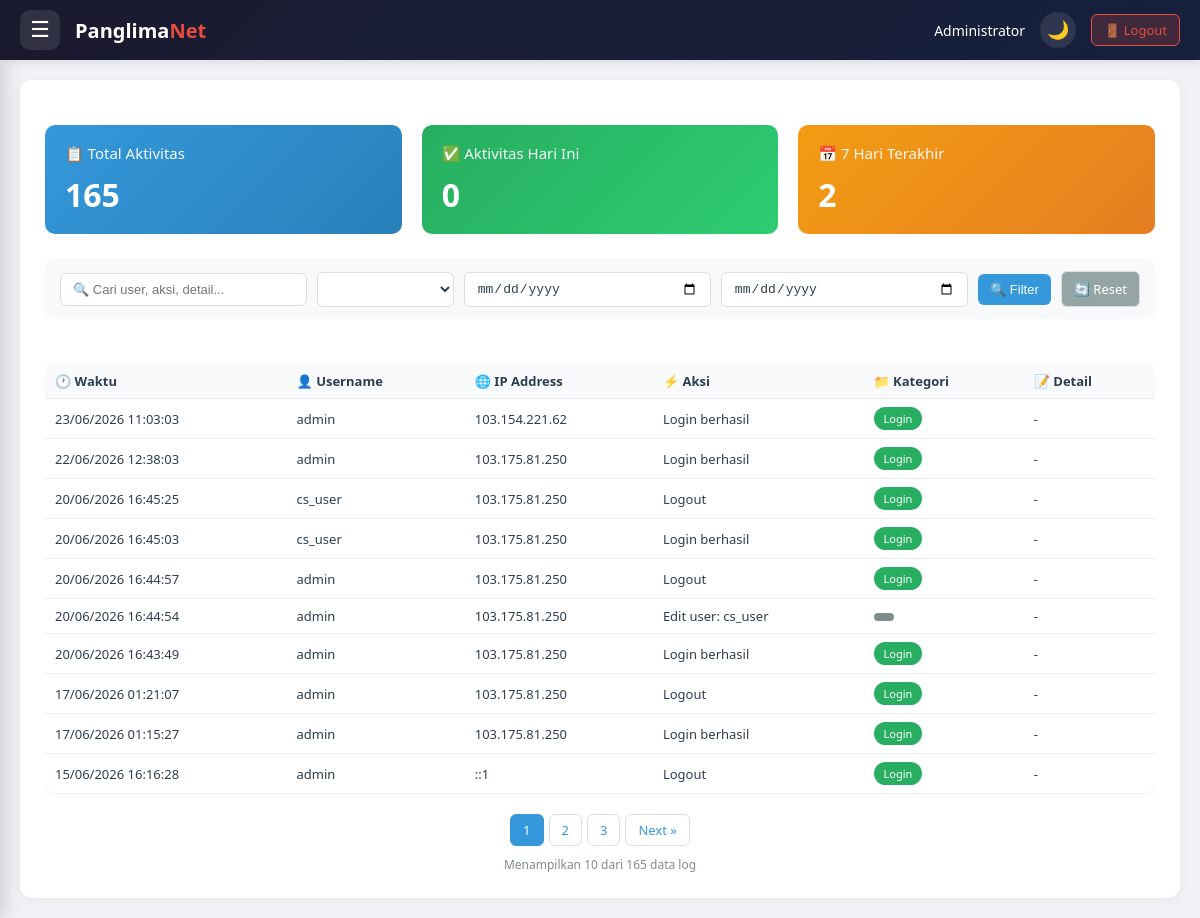
The app's page /index.php?page=log_cs (signed in) with its own data.
### tables this page shows
CREATE TABLE `log_aktivitas` (
  `id` int NOT NULL,
  `username` varchar(50) NOT NULL,
  `ip_address` varchar(45) DEFAULT NULL,
  `aksi` varchar(255) NOT NULL,
  `kategori` enum('Login','Pencarian','Sync','Router','Akses','System') DEFAULT 'Akses',
  `detail` text,
  `data_sebelum` text,
  `data_sesudah` text,
  `user_agent` text,
  `created_at` datetime DEFAULT CURRENT_TIMESTAMP
);

### index.php (called while the page is built, shortened)
<?php
include 'menu.php';
?>

### pages/log_cs.php (the view, shortened to what this page needs)
<?php
$currentUserRole = $_SESSION['role'] ?? 'cs_user';
$allowedUsernames = [];
if ($currentUserRole == 'cs_user') {
    $allowedUsernames = ['cs_user'];
    $roleLabel = 'CS';
    $roleColor = '#3498db';
}
elseif ($currentUserRole == 'admin') {
    $allowedUsernames = ['admin', 'cs_user'];
}
elseif ($currentUserRole == 'super_admin') {
    $allowedUsernames = [];
    $roleLabel = 'Super Admin';
    $roleColor = '#e74c3c';
}
else {
    $allowedUsernames = ['cs_user'];
    $roleLabel = 'CS';
    $roleColor = '#3498db';
}
$page = isset($_GET['page_num']) ? max(1, intval($_GET['page_num'])) : 1;
$perPage = 10;
$offset = ($page - 1) * $perPage;
$search = isset($_GET['search']) ? trim($_GET['search']) : '';
$kategori = isset($_GET['kategori']) ? $_GET['kategori'] : '';
$date_from = isset($_GET['date_from']) ? $_GET['date_from'] : '';
$date_to = isset($_GET['date_to']) ? $_GET['date_to'] : '';
$where = [];
$params = [];
if (!empty($allowedUsernames)) {
    $placeholders = implode(',', array_fill(0, count($allowedUsernames), '?'));
    $where[] = "username IN ($placeholders)";
    foreach ($allowedUsernames as $username) {
        $params[] = $username;
    }
}
$whereClause = $where ? "WHERE " . implode(" AND ", $where) : "";
$baseSql = "FROM log_aktivitas $whereClause";
$countStmt = $pdo->prepare("SELECT COUNT(*) as total $baseSql");
$countStmt->execute($params);
$total = $countStmt->fetch()['total'];
$totalPages = ceil($total / $perPage);
$sql = "SELECT * $baseSql ORDER BY created_at DESC LIMIT $offset, $perPage";
$stmt = $pdo->prepare($sql);
$stmt->execute($params);
$logs = $stmt->fetchAll();
$catConditions = [];
$catParams = [];
if (!empty($allowedUsernames)) {
    $placeholders = implode(',', array_fill(0, count($allowedUsernames), '?'));
    $catConditions[] = "username IN ($placeholders)";
    foreach ($allowedUsernames as $username) {
        $catParams[] = $username;
    }
}
$catConditions[] = "kategori IS NOT NULL";
$catWhereClause = !empty($catConditions) ? "WHERE " . implode(" AND ", $catConditions) : "";
$catSql = "SELECT DISTINCT kategori FROM log_aktivitas $catWhereClause ORDER BY kategori";
$catStmt = $pdo->prepare($catSql);
$catStmt->execute($catParams);
$categories = $catStmt->fetchAll();
if (!empty($allowedUsernames)) {
    $placeholders = implode(',', array_fill(0, count($allowedUsernames), '?'));
    $totalSql = "SELECT COUNT(*) as total FROM log_aktivitas WHERE username IN ($placeholders)";
    $totalParams = $allowedUsernames;
} else {
    $totalSql = "SELECT COUNT(*) as total FROM log_aktivitas";
    $totalParams = [];
}
$stmtTotal = $pdo->prepare($totalSql);
$stmtTotal->execute($totalParams);
$totalActivity = $stmtTotal->fetch()['total'];
if (!empty($allowedUsernames)) {
    $placeholders = implode(',', array_fill(0, count($allowedUsernames), '?'));
    $todaySql = "SELECT COUNT(*) as total FROM log_aktivitas WHERE username IN ($placeholders) AND DATE(created_at) = CURDATE()";
    $todayParams = $allowedUsernames;
} else {
    $todaySql = "SELECT COUNT(*) as total FROM log_aktivitas WHERE DATE(created_at) = CURDATE()";
    $todayParams = [];
}
$stmtToday = $pdo->prepare($todaySql);
$stmtToday->execute($todayParams);
$todayActivity = $stmtToday->fetch()['total'];
if (!empty($allowedUsernames)) {
    $placeholders = implode(',', array_fill(0, count($allowedUsernames), '?'));
    $weekSql = "SELECT COUNT(*) as total FROM log_aktivitas WHERE username IN ($placeholders) AND created_at >= DATE_SUB(NOW(), INTERVAL 7 DAY)";
    $weekParams = $allowedUsernames;
} else {
    $weekSql = "SELECT COUNT(*) as total FROM log_aktivitas WHERE created_at >= DATE_SUB(NOW(), INTERVAL 7 DAY)";
    $weekParams = [];
}
$stmtWeek = $pdo->prepare($weekSql);
$stmtWeek->execute($weekParams);
$weekActivity = $stmtWeek->fetch()['total'];
?>
<div class="stats-grid">
    <div class="stat-card" style="background: linear-gradient(135deg, #3498db, #2980b9);">
        <h4>📋 Total Aktivitas</h4>
        <div class="value"><?php echo number_format($totalActivity); ?></div>
    </div>
    <div class="stat-card" style="background: linear-gradient(135deg, #27ae60, #2ecc71);">
        <h4>✅ Aktivitas Hari Ini</h4>
        <div class="value"><?php echo number_format($todayActivity); ?></div>
    </div>
    <div class="stat-card" style="background: linear-gradient(135deg, #f39c12, #e67e22);">
        <h4>📅 7 Hari Terakhir</h4>
        <div class="value"><?php echo number_format($weekActivity); ?></div>
    </div>
</div>
<form method="GET" class="filter-bar">
    <input type="text" name="search" placeholder="🔍 Cari user, aksi, detail..." value="<?php echo htmlspecialchars($search); ?>">
    <select name="kategori">
        <?php foreach ($categories as $cat): ?>
        <option value="<?php echo htmlspecialchars($cat['kategori']); ?>" <?php echo $kategori == $cat['kategori'] ? 'selected' : ''; ?>>
        </option>
        <?php endforeach; ?>
    </select>
    <input type="date" name="date_from" value="<?php echo htmlspecialchars($date_from); ?>" placeholder="📅 Dari tanggal">
    <input type="date" name="date_to" value="<?php echo htmlspecialchars($date_to); ?>" placeholder="📅 Sampai tanggal">
    <button type="submit" class="btn-primary">🔍 Filter</button>
    <a href="?page=log_cs" class="btn-warning">🔄 Reset</a>
</form>
<div style="overflow-x: auto;">
    <table class="data-table">
        <thead>
            <tr>
                <th>🕐 Waktu</th>
                <th>👤 Username</th>
                <th>🌐 IP Address</th>
                <th>⚡ Aksi</th>
                <th>📁 Kategori</th>
                <th>📝 Detail</th>
            </tr>
        </thead>
        <tbody>
            <?php foreach ($logs as $log): ?>
            <tr>
                <td><?php echo date('d/m/Y H:i:s', strtotime($log['created_at'])); ?></td>
                <td><?php echo htmlspecialchars($log['username']); ?></td>
                <td><?php echo htmlspecialchars($log['ip_address']); ?></div>
                <td><?php echo htmlspecialchars($log['aksi']); ?></div>
                <td>
                    <span class="badge" style="background: <?php
                        $colors = ['Login' => '#27ae60', 'Pencarian' => '#3498db', 'Sync' => '#f39c12', 'Router' => '#9b59b6', 'Akses' => '#1abc9c', 'System' => '#95a5a6'];
                        echo $colors[$log['kategori']] ?? '#7f8c8d';
                    ?>; color:white;">
                        <?php echo htmlspecialchars($log['kategori']); ?>
                    </span>
                </div>
                <td><?php echo htmlspecialchars($log['detail'] ?? '-'); ?></div>
            </tr>
            <?php endforeach; ?>
<?php if ($totalPages > 1): ?>
<div class="pagination">
    <?php
    $start = max(1, $page - 2);
    $end = min($totalPages, $page + 2);
    for ($i = $start; $i <= $end; $i++):
    ?>
        <?php if ($i == $page): ?>
        <span class="active"><?php echo $i; ?></span>
        <?php else: ?>
        <a href="?page=log_cs&page_num=<?php echo $i; ?>&search=<?php echo urlencode($search); ?>&kategori=<?php echo urlencode($kategori); ?>&date_from=<?php echo urlencode($date_from); ?>&date_to=<?php echo urlencode($date_to); ?>"><?php echo $i; ?></a>
        <?php endif; ?>
    <?php endfor; ?>
    <?php if ($page < $totalPages): ?>
    <a href="?page=log_cs&page_num=<?php echo $page+1; ?>&search=<?php echo urlencode($search); ?>&kategori=<?php echo urlencode($kategori); ?>&date_from=<?php echo urlencode($date_from); ?>&date_to=<?php echo urlencode($date_to); ?>">Next »</a>
    <?php endif; ?>
</div>
<div class="data-info">
    Menampilkan <?php echo count($logs); ?> dari <?php echo number_format($total); ?> data log
</div>
<?php endif; ?>

### menu.php (style rules this page uses)
* { margin: 0; padding: 0; box-sizing: border-box; }
:root { --bg-body: #f0f2f5; --bg-header: linear-gradient(135deg, #1a1a2e 0%, #16213e 100%); --bg-menu: linear-gradient(180deg, #1a1a2e 0%, #16213e 100%); --bg-card: #ffffff; --text-primary: #2c3e50; --text-secondary: #666666; --border-color: #eeeeee; --table-header-bg: #f8f9fa; --table-row-hover: #f8f9fa; --btn-primary-bg: #3498db; --btn-primary-hover: #2980b9; --btn-danger-bg: #e74c3c; --btn-warning-bg: #f39c12; --modal-bg: #ffffff; --shadow-color: rgba(0,0,0,0.05); --menu-text: rgba(255,255,255,0.8); --menu-text-hover: white; --menu-active-bg: rgba(231,76,60,0.2); --header-text: white; }
body { font-family: 'Segoe UI', Tahoma, Geneva, Verdana, sans-serif; background: var(--bg-body); overflow-x: hidden; transition: background 0.3s ease; }
.stats-grid { display: grid; grid-template-columns: repeat(auto-fit, minmax(240px, 1fr)); gap: 20px; margin: 20px 0; }
.stat-card { background: linear-gradient(135deg, #667eea 0%, #764ba2 100%); color: white; padding: 20px; border-radius: 12px; transition: transform 0.3s; }
.stat-card h4 { font-size: 14px; opacity: 0.9; margin-bottom: 10px; }
.stat-card .value { font-size: 32px; font-weight: bold; }
.data-table { width: 100%; border-collapse: collapse; margin-top: 20px; }
.data-table th, .data-table td { padding: 12px; text-align: left; border-bottom: 1px solid var(--border-color); color: var(--text-primary); }
.data-table th { background: var(--table-header-bg); font-weight: 600; color: var(--text-primary); }
.btn-primary { background: var(--btn-primary-bg); color: white; }
.btn-warning { background: var(--btn-warning-bg); color: white; }
.filter-bar { margin-bottom: 20px; display: flex; gap: 10px; flex-wrap: wrap; }
.filter-bar input, .filter-bar select { padding: 10px; border: 1px solid var(--border-color); border-radius: 6px; flex: 1; min-width: 150px; background: var(--bg-card); color: var(--text-primary); }
.pagination { margin-top: 20px; display: flex; justify-content: center; gap: 5px; flex-wrap: wrap; }
.pagination a, .pagination span { padding: 8px 12px; border: 1px solid var(--border-color); border-radius: 4px; text-decoration: none; color: var(--text-primary); }
.pagination .active { background: #667eea; color: white; border-color: #667eea; }

### pages/log_cs.php (style rules this page uses)
.filter-bar { display: flex; flex-wrap: wrap; gap: 10px; align-items: center; margin-bottom: 25px; background: #f8f9fa; padding: 12px 15px; border-radius: 8px; }
.filter-bar input, .filter-bar select, .filter-bar button, .filter-bar a { padding: 8px 12px; font-size: 13px; border-radius: 6px; border: 1px solid #ddd; }
.filter-bar input { flex: 2; min-width: 180px; }
.filter-bar select { flex: 1; min-width: 130px; }
.filter-bar .btn-primary { background: #3498db; color: white; border: none; cursor: pointer; }
.filter-bar .btn-warning { background: #95a5a6; color: white; text-decoration: none; display: inline-block; text-align: center; }
.stats-grid { display: grid; grid-template-columns: repeat(auto-fit, minmax(240px, 1fr)); gap: 20px; margin-bottom: 25px; }
.stat-card { border-radius: 10px; padding: 18px 20px; color: white; transition: transform 0.2s; cursor: default; }
.stat-card h4 { margin: 0 0 10px 0; font-size: 15px; font-weight: 500; opacity: 0.95; }
.stat-card .value { font-size: 32px; font-weight: bold; margin: 0; }
.data-table { width: 100%; border-collapse: collapse; background: white; border-radius: 12px; overflow: hidden; box-shadow: 0 1px 8px rgba(0,0,0,0.05); }
.data-table th, .data-table td { padding: 8px 10px; font-size: 13px; text-align: left; border-bottom: 1px solid #e9ecef; }
.data-table th { background: #f8f9fa; font-weight: 600; }
.data-table .badge { padding: 4px 10px; border-radius: 20px; font-size: 11px; font-weight: 500; display: inline-block; }
.pagination { margin-top: 20px; display: flex; gap: 5px; justify-content: center; flex-wrap: wrap; }
.pagination a, .pagination span { padding: 6px 12px; border-radius: 6px; text-decoration: none; color: #3498db; border: 1px solid #ddd; background: white; font-size: 13px; }
.pagination span.active { background: #3498db; color: white; border-color: #3498db; }
.data-info { text-align: center; margin-top: 10px; color: #7f8c8d; font-size: 12px; }

### records on screen
log_aktivitas: created_at "23/06/2026 11:03:03", username "admin", ip_address "103.154.221.62", aksi "Login berhasil", kategori "Login", detail "-"
log_aktivitas: created_at "22/06/2026 12:38:03", username "admin", ip_address "103.175.81.250", aksi "Login berhasil", kategori "Login", detail "-"
log_aktivitas: created_at "20/06/2026 16:45:25", username "cs_user", ip_address "103.175.81.250", aksi "Logout", kategori "Login", detail "-"
log_aktivitas: created_at "20/06/2026 16:45:03", username "cs_user", ip_address "103.175.81.250", aksi "Login berhasil", kategori "Login", detail "-"
log_aktivitas: created_at "20/06/2026 16:44:57", username "admin", ip_address "103.175.81.250", aksi "Logout", kategori "Login", detail "-"
log_aktivitas: created_at "20/06/2026 16:44:54", username "admin", ip_address "103.175.81.250", aksi "Edit user: cs_user", detail "-"
log_aktivitas: created_at "20/06/2026 16:43:49", username "admin", ip_address "103.175.81.250", aksi "Login berhasil", kategori "Login", detail "-"
log_aktivitas: created_at "17/06/2026 01:21:07", username "admin", ip_address "103.175.81.250", aksi "Logout", kategori "Login", detail "-"
log_aktivitas: created_at "17/06/2026 01:15:27", username "admin", ip_address "103.175.81.250", aksi "Login berhasil", kategori "Login", detail "-"
log_aktivitas: created_at "15/06/2026 16:16:28", username "admin", ip_address "::1", aksi "Logout", kategori "Login", detail "-"

### other values on screen
$_SESSION['full_name'] "Administrator"
$totalActivity "165"
$todayActivity "0"
$weekActivity "2"
count($logs) "10"
$total "165"
